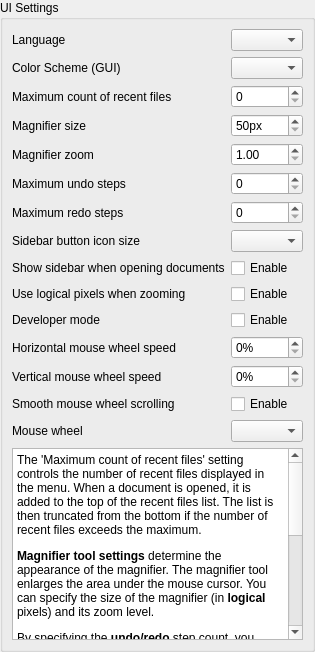
       <widget class="QWidget" name="uiPage">
        <layout class="QVBoxLayout" name="uiPageLayout">
         <property name="leftMargin">
          <number>0</number>
         </property>
         <property name="topMargin">
          <number>0</number>
         </property>
         <property name="rightMargin">
          <number>0</number>
         </property>
         <property name="bottomMargin">
          <number>0</number>
         </property>
         <item>
          <widget class="QGroupBox" name="uiGroupBox">
           <property name="title">
            <string>UI Settings</string>
           </property>
           <layout class="QVBoxLayout" name="verticalLayout_4" stretch="0,1">
            <item>
             <layout class="QGridLayout" name="uiGroupBoxLayout">
              <item row="6" column="0">
               <widget class="QLabel" name="maximumRedoStepsLabel">
                <property name="text">
                 <string>Maximum redo steps</string>
                </property>
               </widget>
              </item>
              <item row="5" column="1">
               <widget class="QSpinBox" name="maximumUndoStepsEdit">
                <property name="maximum">
                 <number>20</number>
                </property>
               </widget>
              </item>
              <item row="10" column="1">
               <widget class="QCheckBox" name="developerModeCheckBox">
                <property name="text">
                 <string>Enable</string>
                </property>
               </widget>
              </item>
              <item row="6" column="1">
               <widget class="QSpinBox" name="maximumRedoStepsEdit">
                <property name="maximum">
                 <number>20</number>
                </property>
               </widget>
              </item>
              <item row="4" column="0">
               <widget class="QLabel" name="magnifierZoomLabel">
                <property name="text">
                 <string>Magnifier zoom</string>
                </property>
               </widget>
              </item>
              <item row="7" column="0">
               <widget class="QLabel" name="sidebarButtonIconSizeLabel">
                <property name="text">
                 <string>Sidebar button icon size</string>
                </property>
               </widget>
              </item>
              <item row="3" column="0">
               <widget class="QLabel" name="magnifierSizeLabel">
                <property name="text">
                 <string>Magnifier size</string>
                </property>
               </widget>
              </item>
              <item row="4" column="1">
               <widget class="QDoubleSpinBox" name="magnifierZoomEdit">
                <property name="minimum">
                 <double>1.000000000000000</double>
                </property>
                <property name="maximum">
                 <double>10.000000000000000</double>
                </property>
               </widget>
              </item>
              <item row="5" column="0">
               <widget class="QLabel" name="maximumUndoStepsLabel">
                <property name="text">
                 <string>Maximum undo steps</string>
                </property>
               </widget>
              </item>
              <item row="2" column="0">
               <widget class="QLabel" name="maximumRecentFileCountLabel">
                <property name="text">
                 <string>Maximum count of recent files</string>
                </property>
               </widget>
              </item>
              <item row="7" column="1">
               <widget class="QComboBox" name="sidebarButtonIconSizeComboBox"/>
              </item>
              <item row="3" column="1">
               <widget class="QSpinBox" name="magnifierSizeEdit">
                <property name="suffix">
                 <string>px</string>
                </property>
                <property name="minimum">
                 <number>50</number>
                </property>
                <property name="maximum">
                 <number>1000</number>
                </property>
               </widget>
              </item>
              <item row="1" column="1">
               <widget class="QComboBox" name="colorSchemeCombo"/>
              </item>
              <item row="1" column="0">
               <widget class="QLabel" name="colorSchemeLabel">
                <property name="text">
                 <string>Color Scheme (GUI)</string>
                </property>
               </widget>
              </item>
              <item row="2" column="1">
               <widget class="QSpinBox" name="maximumRecentFileCountEdit"/>
              </item>
              <item row="8" column="0">
               <widget class="QLabel" name="showSidebarOnDocumentOpenLabel">
                <property name="text">
                 <string>Show sidebar when opening documents</string>
                </property>
               </widget>
              </item>
              <item row="8" column="1">
               <widget class="QCheckBox" name="showSidebarOnDocumentOpenCheckBox">
                <property name="text">
                 <string>Enable</string>
                </property>
               </widget>
              </item>
              <item row="9" column="0">
               <widget class="QLabel" name="logicalPixelZoomLabel">
                <property name="text">
                 <string>Use logical pixels when zooming</string>
                </property>
               </widget>
              </item>
              <item row="9" column="1">
               <widget class="QCheckBox" name="logicalPixelZoomCheckBox">
                <property name="text">
                 <string>Enable</string>
                </property>
               </widget>
              </item>
              <item row="10" column="0">
               <widget class="QLabel" name="developerModeLabel">
                <property name="text">
                 <string>Developer mode</string>
                </property>
               </widget>
              </item>
              <item row="13" column="0">
               <widget class="QLabel" name="smoothMiddleMouseScrollingLabel">
                <property name="text">
                 <string>Smooth mouse wheel scrolling</string>
                </property>
               </widget>
              </item>
              <item row="0" column="0">
               <widget class="QLabel" name="languageLabel">
                <property name="text">
                 <string>Language</string>
                </property>
               </widget>
              </item>
              <item row="0" column="1">
               <widget class="QComboBox" name="languageCombo"/>
              </item>
              <item row="13" column="1">
               <widget class="QCheckBox" name="smoothMiddleMouseScrollingCheckBox">
                <property name="text">
                 <string>Enable</string>
                </property>
               </widget>
              </item>
              <item row="14" column="0">
               <widget class="QLabel" name="mouseWheelModeLabel">
                <property name="text">
                 <string>Mouse wheel</string>
                </property>
               </widget>
              </item>
              <item row="14" column="1">
               <widget class="QComboBox" name="mouseWheelModeComboBox"/>
              </item>
              <item row="11" column="0">
               <widget class="QLabel" name="horizontalMouseWheelScrollSpeedLabel">
                <property name="text">
                 <string>Horizontal mouse wheel speed</string>
                </property>
               </widget>
              </item>
              <item row="11" column="1">
               <widget class="QSpinBox" name="horizontalMouseWheelScrollSpeedEdit">
                <property name="suffix">
                 <string>%</string>
                </property>
               </widget>
              </item>
              <item row="12" column="0">
               <widget class="QLabel" name="verticalMouseWheelScrollSpeedLabel">
                <property name="text">
                 <string>Vertical mouse wheel speed</string>
                </property>
               </widget>
              </item>
              <item row="12" column="1">
               <widget class="QSpinBox" name="verticalMouseWheelScrollSpeedEdit">
                <property name="suffix">
                 <string>%</string>
                </property>
               </widget>
              </item>
             </layout>
            </item>
            <item>
             <widget class="QTextBrowser" name="uiHelpTextBrowser">
              <property name="html">
               <string>&lt;!DOCTYPE HTML PUBLIC &quot;-//W3C//DTD HTML 4.0//EN&quot; &quot;http://www.w3.org/TR/REC-html40/strict.dtd&quot;&gt;
&lt;html&gt;&lt;head&gt;&lt;meta name=&quot;qrichtext&quot; content=&quot;1&quot; /&gt;&lt;meta charset=&quot;utf-8&quot; /&gt;&lt;style type=&quot;text/css&quot;&gt;
p, li { white-space: pre-wrap; }
hr { height: 1px; border-width: 0; }
li.unchecked::marker { content: &quot;\2610&quot;; }
li.checked::marker { content: &quot;\2612&quot;; }
&lt;/style&gt;&lt;/head&gt;&lt;body style=&quot; font-family:'Segoe UI'; font-size:9pt; font-weight:400; font-style:normal;&quot;&gt;
&lt;p style=&quot; margin-top:12px; margin-bottom:12px; margin-left:0px; margin-right:0px; -qt-block-indent:0; text-indent:0px;&quot;&gt;The 'Maximum count of recent files' setting controls the number of recent files displayed in the menu. When a document is opened, it is added to the top of the recent files list. The list is then truncated from the bottom if the number of recent files exceeds the maximum. &lt;/p&gt;
&lt;p style=&quot; margin-top:12px; margin-bottom:12px; margin-left:0px; margin-right:0px; -qt-block-indent:0; text-indent:0px;&quot;&gt;&lt;span style=&quot; font-weight:600;&quot;&gt;Magnifier tool settings&lt;/span&gt; determine the appearance of the magnifier. The magnifier tool enlarges the area under the mouse cursor. You can specify the size of the magnifier (in &lt;span style=&quot; font-weight:600;&quot;&gt;logical&lt;/span&gt; pixels) and its zoom level. &lt;/p&gt;
&lt;p style=&quot; margin-top:12px; margin-bottom:12px; margin-left:0px; margin-right:0px; -qt-block-indent:0; text-indent:0px;&quot;&gt;By specifying the &lt;span style=&quot; font-weight:600;&quot;&gt;undo/redo&lt;/span&gt; step count, you control the number of undo/redo steps available during document editing. Setting the maximum undo step count to zero disables the undo/redo function. You can also set a nonzero undo step count and a zero redo step count, which would make only undo actions available, with redo actions disabled. Changes are optimized for memory usage, so each undo/redo step shares unmodified objects with others. This means that, roughly speaking, making 10 modifications to a 50 MB document may consume around 51 MB of memory. Actual memory usage depends on the extent of the changes but is usually minimal as changes typically affect a small number of objects (for example, editing a form field or modifying an annotation). &lt;/p&gt;&lt;/body&gt;&lt;/html&gt;</string>
              </property>
             </widget>
            </item>
           </layout>
          </widget>
         </item>
        </layout>
       </widget>
